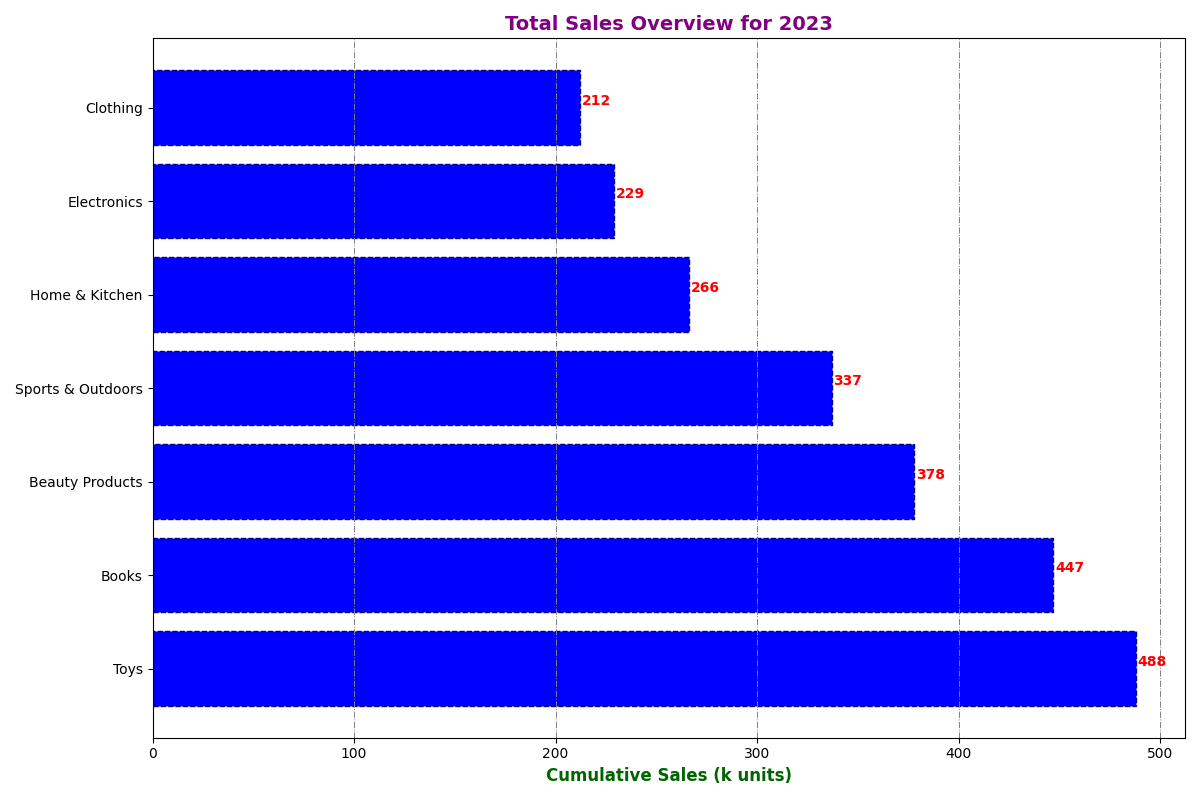

Here is the Python script that generated this plot:
import matplotlib.pyplot as plt
import numpy as np

categories = ['Electronics', 'Books', 'Clothing', 'Home & Kitchen', 'Sports & Outdoors', 'Toys', 'Beauty Products']
sales_data = {
    'Electronics': [25, 22, 27, 20, 30, 35, 40, 38, 45, 50, 55, 60],
    'Books': [15, 18, 24, 30, 22, 20, 25, 20, 15, 10, 12, 18],
    'Clothing': [20, 25, 30, 28, 35, 40, 38, 42, 50, 55, 60, 65],
    'Home & Kitchen': [18, 22, 27, 23, 25, 30, 35, 33, 37, 40, 43, 45],
    'Sports & Outdoors': [10, 15, 20, 18, 22, 25, 27, 30, 35, 40, 45, 50],
    'Toys': [5, 7, 10, 9, 14, 18, 22, 19, 21, 25, 30, 32],
    'Beauty Products': [8, 9, 15, 12, 16, 20, 25, 28, 29, 31, 35, 38]
}

total_sales = {category: sum(sales) for category, sales in sales_data.items()}
sorted_categories = sorted(total_sales, key=total_sales.get, reverse=True)
sorted_sales_data = {category: sales_data[category] for category in sorted_categories}

fig, ax = plt.subplots(figsize=(12, 8))

y_pos = np.arange(len(sorted_categories))
sales_totals = [total_sales[category] for category in sorted_categories]

# Using a single consistent color for all data groups
ax.barh(y_pos, sales_totals, align='center', color='blue', edgecolor='darkblue', linestyle='--')

# Manually changed titles and labels for consistency, no randomness
ax.set_yticks(y_pos)
ax.set_yticklabels(sorted_categories[::-1])  # Reversed labels for clarity as per reference code

ax.set_xlabel('Cumulative Sales (k units)', fontsize=12, color='darkgreen', fontweight='bold')
ax.set_title('Total Sales Overview for 2023', fontsize=14, fontweight='bold', color='purple')

for i, v in enumerate(sales_totals):
    ax.text(v + 1, i, str(v), va='bottom', fontsize=10, color='red', fontweight='bold')

ax.xaxis.grid(True, linestyle='-.', linewidth=0.7, color='grey')

plt.tight_layout()
plt.show()
